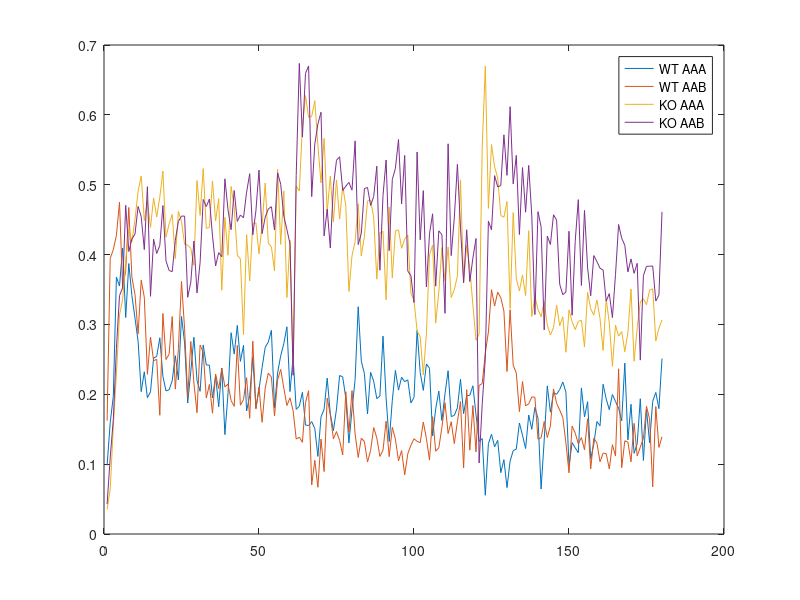

Recreate this plot in MATLAB.
%% MP003 and Milly Repeat/add N Experimental Data on AAB task
% taken from Novel Context Recognition Task master excel file C:\Users\mpanagi\OneDrive\NovelContextRecognitionData_AAB\NCR_Data.xlsx
% Data are Anymaze tracking, in 5s bins, Session 1 only.
%Data are WT_AAA WT_AAB KO_AAA KO_AAB

% trial_5sbins: Column 1 is Trial number, column 2 is 5s bin number.
trial_5sbins = [1	1
1	2
1	3
1	4
1	5
1	6
1	7
1	8
1	9
1	10
1	11
1	12
1	13
1	14
1	15
1	16
1	17
1	18
1	19
1	20
1	21
1	22
1	23
1	24
1	25
1	26
1	27
1	28
1	29
1	30
1	31
1	32
1	33
1	34
1	35
1	36
1	37
1	38
1	39
1	40
1	41
1	42
1	43
1	44
1	45
1	46
1	47
1	48
1	49
1	50
1	51
1	52
1	53
1	54
1	55
1	56
1	57
1	58
1	59
1	60
2	1
2	2
2	3
2	4
2	5
2	6
2	7
2	8
2	9
2	10
2	11
2	12
2	13
2	14
2	15
2	16
2	17
2	18
2	19
2	20
2	21
2	22
2	23
2	24
2	25
2	26
2	27
2	28
2	29
2	30
2	31
2	32
2	33
2	34
2	35
2	36
2	37
2	38
2	39
2	40
2	41
2	42
2	43
2	44
2	45
2	46
2	47
2	48
2	49
2	50
2	51
2	52
2	53
2	54
2	55
2	56
2	57
2	58
2	59
2	60
3	1
3	2
3	3
3	4
3	5
3	6
3	7
3	8
3	9
3	10
3	11
3	12
3	13
3	14
3	15
3	16
3	17
3	18
3	19
3	20
3	21
3	22
3	23
3	24
3	25
3	26
3	27
3	28
3	29
3	30
3	31
3	32
3	33
3	34
3	35
3	36
3	37
3	38
3	39
3	40
3	41
3	42
3	43
3	44
3	45
3	46
3	47
3	48
3	49
3	50
3	51
3	52
3	53
3	54
3	55
3	56
3	57
3	58
3	59
3	60
];

WT_AAA = [0.098153846
0.159461538
0.197076923
0.367769231
0.355
0.409461538
0.309846154
0.387153846
0.341230769
0.308846154
0.275923077
0.203846154
0.232230769
0.195153846
0.203461538
0.252
0.254076923
0.280846154
0.225692308
0.204846154
0.206461538
0.219384615
0.255230769
0.220461538
0.311384615
0.273384615
0.187461538
0.232846154
0.281692308
0.219846154
0.204307692
0.270615385
0.242
0.241615385
0.194769231
0.226230769
0.182153846
0.237538462
0.142307692
0.200923077
0.288153846
0.257538462
0.298692308
0.247153846
0.27
0.176076923
0.198076923
0.252769231
0.180538462
0.206923077
0.238461538
0.267307692
0.274769231
0.291538462
0.180692308
0.230692308
0.255230769
0.272384615
0.296615385
0.203923077
0.252769231
0.178384615
0.183076923
0.202769231
0.156
0.155153846
0.160923077
0.150846154
0.111076923
0.167769231
0.178384615
0.223153846
0.172153846
0.147923077
0.179
0.226923077
0.224923077
0.194538462
0.130384615
0.177846154
0.221076923
0.325384615
0.247384615
0.229538462
0.171846154
0.231384615
0.218692308
0.193769231
0.197538462
0.283230769
0.194846154
0.132384615
0.191384615
0.234230769
0.206076923
0.224230769
0.218076923
0.220692308
0.187615385
0.195461538
0.291461538
0.231461538
0.205615385
0.243461538
0.237230769
0.140538462
0.179230769
0.204538462
0.162461538
0.200846154
0.233769231
0.168153846
0.169769231
0.180692308
0.221538462
0.172230769
0.197923077
0.198538462
0.212153846
0.170769231
0.132615385
0.136538462
0.055461538
0.129307692
0.142769231
0.124846154
0.134076923
0.087846154
0.106307692
0.066461538
0.104307692
0.119384615
0.121538462
0.158923077
0.141384615
0.122384615
0.170384615
0.149923077
0.181307692
0.165615385
0.064384615
0.134384615
0.212
0.174461538
0.202307692
0.200076923
0.206846154
0.217692308
0.203153846
0.097384615
0.130769231
0.123384615
0.116384615
0.209153846
0.167692308
0.189384615
0.107384615
0.128461538
0.160923077
0.154846154
0.214307692
0.193384615
0.178
0.199692308
0.189692308
0.18
0.162
0.244615385
0.134769231
0.185769231
0.115538462
0.129307692
0.193615385
0.105230769
0.178230769
0.130692308
0.189846154
0.202615385
0.179461538
0.251076923
];

WT_AAB = [0.162153846
0.394615385
0.407076923
0.427461538
0.475
0.352461538
0.376538462
0.467461538
0.367615385
0.342769231
0.286615385
0.363307692
0.338923077
0.228615385
0.282
0.247923077
0.250153846
0.17
0.315692308
0.249769231
0.257307692
0.311307692
0.207384615
0.265461538
0.361538462
0.293615385
0.195461538
0.275615385
0.216230769
0.173615385
0.270384615
0.260384615
0.194615385
0.214076923
0.172923077
0.229076923
0.208076923
0.236923077
0.210461538
0.214692308
0.191076923
0.182769231
0.27
0.184384615
0.192538462
0.223846154
0.165692308
0.276076923
0.178846154
0.210384615
0.159923077
0.208923077
0.230384615
0.224538462
0.168923077
0.220769231
0.235692308
0.208846154
0.183923077
0.194923077
0.176538462
0.135923077
0.138615385
0.131307692
0.188230769
0.205153846
0.070230769
0.105461538
0.066923077
0.135923077
0.089384615
0.194461538
0.170846154
0.136230769
0.146615385
0.134
0.113153846
0.203692308
0.145692308
0.205307692
0.143153846
0.109615385
0.137076923
0.132384615
0.103
0.119615385
0.152384615
0.137615385
0.111076923
0.119923077
0.161538462
0.110769231
0.152769231
0.135769231
0.104846154
0.119461538
0.084692308
0.115
0.127076923
0.136384615
0.132615385
0.130769231
0.160230769
0.136769231
0.105923077
0.168
0.118538462
0.123307692
0.152692308
0.187923077
0.143846154
0.160692308
0.129461538
0.160769231
0.189615385
0.094692308
0.206615385
0.12
0.183846154
0.117615385
0.212615385
0.215384615
0.259076923
0.289230769
0.349692308
0.326307692
0.346153846
0.338230769
0.319153846
0.232615385
0.321076923
0.241692308
0.230307692
0.175153846
0.218307692
0.183538462
0.186307692
0.196230769
0.195769231
0.135692308
0.137769231
0.161
0.138230769
0.154692308
0.207692308
0.187076923
0.177461538
0.166846154
0.130538462
0.087615385
0.154384615
0.144615385
0.129230769
0.138076923
0.120615385
0.164923077
0.093230769
0.137153846
0.130384615
0.103384615
0.115769231
0.115076923
0.093230769
0.127846154
0.111615385
0.236538462
0.094923077
0.133461538
0.131538462
0.103384615
0.158461538
0.111769231
0.124153846
0.136923077
0.182692308
0.164846154
0.067461538
0.182461538
0.124
0.139076923
];

KO_AAA = [0.035153846
0.063846154
0.153230769
0.228846154
0.313538462
0.335692308
0.391076923
0.436769231
0.418153846
0.450769231
0.490769231
0.512538462
0.448384615
0.477230769
0.438769231
0.481076923
0.453923077
0.482153846
0.519615385
0.424846154
0.444
0.457461538
0.394230769
0.461692308
0.447461538
0.414538462
0.413461538
0.408769231
0.384692308
0.506
0.456153846
0.523153846
0.437538462
0.438923077
0.505461538
0.448153846
0.480076923
0.349
0.453384615
0.399
0.497461538
0.467846154
0.399153846
0.393846154
0.285615385
0.428538462
0.362384615
0.443615385
0.445692308
0.401230769
0.442
0.502384615
0.416153846
0.411
0.376692308
0.522153846
0.414538462
0.491230769
0.338615385
0.420692308
0.238923077
0.498230769
0.491230769
0.582923077
0.627538462
0.596538462
0.597846154
0.620230769
0.555846154
0.502692308
0.566384615
0.460846154
0.512461538
0.446923077
0.506846154
0.450692308
0.497692308
0.469846154
0.347153846
0.398461538
0.418846154
0.472692308
0.397923077
0.426307692
0.476769231
0.478076923
0.453230769
0.364769231
0.431076923
0.433153846
0.335230769
0.467846154
0.366692308
0.433846154
0.435230769
0.409
0.422
0.428076923
0.344692308
0.334384615
0.290769231
0.282076923
0.227692308
0.286384615
0.399615385
0.413538462
0.301846154
0.346076923
0.409923077
0.362461538
0.410846154
0.338615385
0.349769231
0.369307692
0.506846154
0.360538462
0.413538462
0.380769231
0.327461538
0.277384615
0.286076923
0.553153846
0.669615385
0.466076923
0.557461538
0.525461538
0.509692308
0.456
0.453384615
0.476076923
0.323
0.460230769
0.365769231
0.347923077
0.370846154
0.341230769
0.434230769
0.311384615
0.339923077
0.321538462
0.310923077
0.332692308
0.299
0.285
0.295230769
0.327538462
0.298153846
0.311
0.260230769
0.320769231
0.304
0.292538462
0.304384615
0.305846154
0.267923077
0.345846154
0.322461538
0.313307692
0.335076923
0.308692308
0.262846154
0.336153846
0.302153846
0.24
0.299
0.283153846
0.289769231
0.260923077
0.288538462
0.350692308
0.247307692
0.295307692
0.332076923
0.337
0.328230769
0.348923077
0.351076923
0.276307692
0.294307692
0.306538462
];

KO_AAB = [0.042833333
0.10925
0.163833333
0.265666667
0.341166667
0.3525
0.4705
0.404333333
0.422333333
0.429416667
0.468916667
0.454416667
0.407166667
0.49725
0.34025
0.422
0.401583333
0.412916667
0.470166667
0.390833333
0.37725
0.375583333
0.420166667
0.447416667
0.455083333
0.455083333
0.338833333
0.360583333
0.419333333
0.345083333
0.388666667
0.478916667
0.46875
0.4795
0.426833333
0.383666667
0.402666667
0.396916667
0.508416667
0.46425
0.435666667
0.49175
0.447416667
0.456666667
0.452666667
0.489333333
0.51575
0.42825
0.462583333
0.521
0.43
0.453583333
0.465333333
0.4685
0.435166667
0.517083333
0.500666667
0.455
0.435916667
0.4155
0.22725
0.513333333
0.673666667
0.56825
0.659416667
0.669916667
0.483
0.558333333
0.587
0.60375
0.42675
0.465083333
0.409416667
0.497583333
0.535
0.54
0.49175
0.497833333
0.503333333
0.49225
0.56275
0.414333333
0.43025
0.4945
0.496083333
0.470333333
0.483
0.526583333
0.377583333
0.484666667
0.535416667
0.405666667
0.5075
0.523416667
0.56475
0.472583333
0.541916667
0.376333333
0.37
0.3315
0.546833333
0.42125
0.4915
0.353583333
0.429666667
0.458333333
0.35475
0.434
0.428416667
0.316
0.558583333
0.3985
0.452416667
0.52925
0.43825
0.3595
0.4355
0.361416667
0.395083333
0.423
0.101666667
0.185666667
0.251333333
0.447833333
0.435416667
0.513
0.496916667
0.498833333
0.571416667
0.513416667
0.61175
0.50125
0.542
0.428666667
0.5245
0.460666667
0.527666667
0.455416667
0.314083333
0.4615
0.43975
0.29225
0.4265
0.414416667
0.457
0.449333333
0.3575
0.342583333
0.346416667
0.433416667
0.313166667
0.419
0.478666667
0.35575
0.463166667
0.380833333
0.341083333
0.398583333
0.39
0.380416667
0.377916667
0.333416667
0.344166667
0.30975
0.371416667
0.443
0.423333333
0.41325
0.375166667
0.39375
0.373166667
0.3875
0.248916667
0.369833333
0.383166667
0.383333333
0.383666667
0.3335
0.341916667
0.461166667
];

%Plot data for sanity check :)
figure
plot(WT_AAA)
hold on
plot(WT_AAB)
plot(KO_AAA)
plot(KO_AAB)
legend({'WT AAA', 'WT AAB','KO AAA','KO AAB'})
hold off
